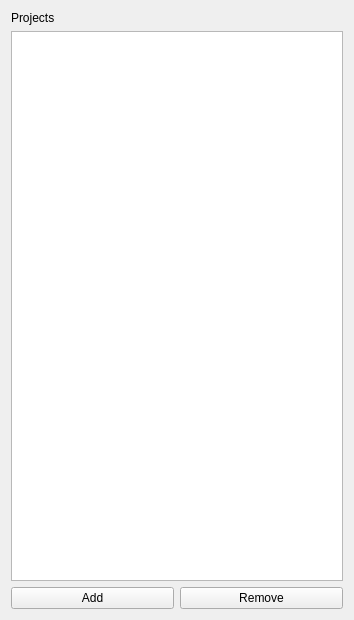
<?xml version="1.0" encoding="UTF-8"?>
<ui version="4.0">
 <class>MultiPrjWsWidget</class>
 <widget class="QWidget" name="MultiPrjWsWidget">
  <property name="geometry">
   <rect>
    <x>0</x>
    <y>0</y>
    <width>354</width>
    <height>620</height>
   </rect>
  </property>
    <property name="windowTitle">
     <string>MultiPrjWsWidget</string>
    </property>
  <layout class="QGridLayout" name="gridLayout">
   <item row="0" column="0">
    <widget class="QLabel" name="lblMPW">
     <property name="text">
      <string>Projects</string>
     </property>
    </widget>
   </item>
   <item row="1" column="0">
    <widget class="QListView" name="lstProjects"/>
   </item>
  <item row="2" column="0">
   <layout class="QHBoxLayout" name="hboxActions">
    <item>
    <widget class="QPushButton" name="btnAddProject">
     <property name="text">
      <string>Add</string>
     </property>
    </widget>
    </item>
    <item>
    <widget class="QPushButton" name="btnRemoveProject">
     <property name="text">
      <string>Remove</string>
     </property>
    </widget>
    </item>
   </layout>
  </item>
  </layout>
 </widget>
 <resources/>
 <connections/>
</ui>
